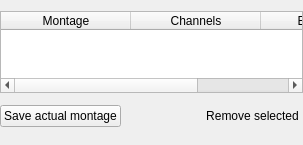
               <widget class="QWidget" name="page_6">
                <property name="geometry">
                 <rect>
                  <x>0</x>
                  <y>0</y>
                  <width>303</width>
                  <height>145</height>
                 </rect>
                </property>
                <attribute name="label">
                 <string>Preconfigured montages</string>
                </attribute>
                <layout class="QGridLayout" name="gridLayout_30" rowstretch="0,0">
                 <property name="leftMargin">
                  <number>0</number>
                 </property>
                 <property name="rightMargin">
                  <number>0</number>
                 </property>
                 <item row="0" column="0" colspan="2">
                  <widget class="QTableWidget" name="tableWidget_montages">
                   <property name="focusPolicy">
                    <enum>Qt::NoFocus</enum>
                   </property>
                   <property name="editTriggers">
                    <set>QAbstractItemView::NoEditTriggers</set>
                   </property>
                   <property name="selectionMode">
                    <enum>QAbstractItemView::SingleSelection</enum>
                   </property>
                   <property name="selectionBehavior">
                    <enum>QAbstractItemView::SelectRows</enum>
                   </property>
                   <attribute name="horizontalHeaderDefaultSectionSize">
                    <number>130</number>
                   </attribute>
                   <attribute name="horizontalHeaderStretchLastSection">
                    <bool>true</bool>
                   </attribute>
                   <attribute name="verticalHeaderVisible">
                    <bool>false</bool>
                   </attribute>
                   <column>
                    <property name="text">
                     <string>Montage</string>
                    </property>
                   </column>
                   <column>
                    <property name="text">
                     <string>Channels</string>
                    </property>
                   </column>
                   <column>
                    <property name="text">
                     <string>Electrodes</string>
                    </property>
                   </column>
                  </widget>
                 </item>
                 <item row="1" column="0" colspan="2">
                  <layout class="QHBoxLayout" name="horizontalLayout_7">
                   <item>
                    <widget class="QPushButton" name="pushButton_save_montage">
                     <property name="text">
                      <string>Save actual montage</string>
                     </property>
                    </widget>
                   </item>
                   <item>
                    <spacer name="horizontalSpacer_8">
                     <property name="orientation">
                      <enum>Qt::Horizontal</enum>
                     </property>
                     <property name="sizeHint" stdset="0">
                      <size>
                       <width>181</width>
                       <height>35</height>
                      </size>
                     </property>
                    </spacer>
                   </item>
                   <item>
                    <widget class="QPushButton" name="pushButton_remove_montage">
                     <property name="text">
                      <string>Remove selected</string>
                     </property>
                     <property name="icon">
                      <iconset theme="edit-delete">
                       <normaloff>../../../../../../../../../../../../../../../../../../../../../../../../../../../../../../../../../../../../../../../../../../../../../.designer/backup</normaloff>../../../../../../../../../../../../../../../../../../../../../../../../../../../../../../../../../../../../../../../../../../../../../.designer/backup</iconset>
                     </property>
                     <property name="iconSize">
                      <size>
                       <width>22</width>
                       <height>22</height>
                      </size>
                     </property>
                     <property name="flat">
                      <bool>true</bool>
                     </property>
                     <property name="class" stdset="0">
                      <string>danger icon_button</string>
                     </property>
                    </widget>
                   </item>
                  </layout>
                 </item>
                </layout>
               </widget>
